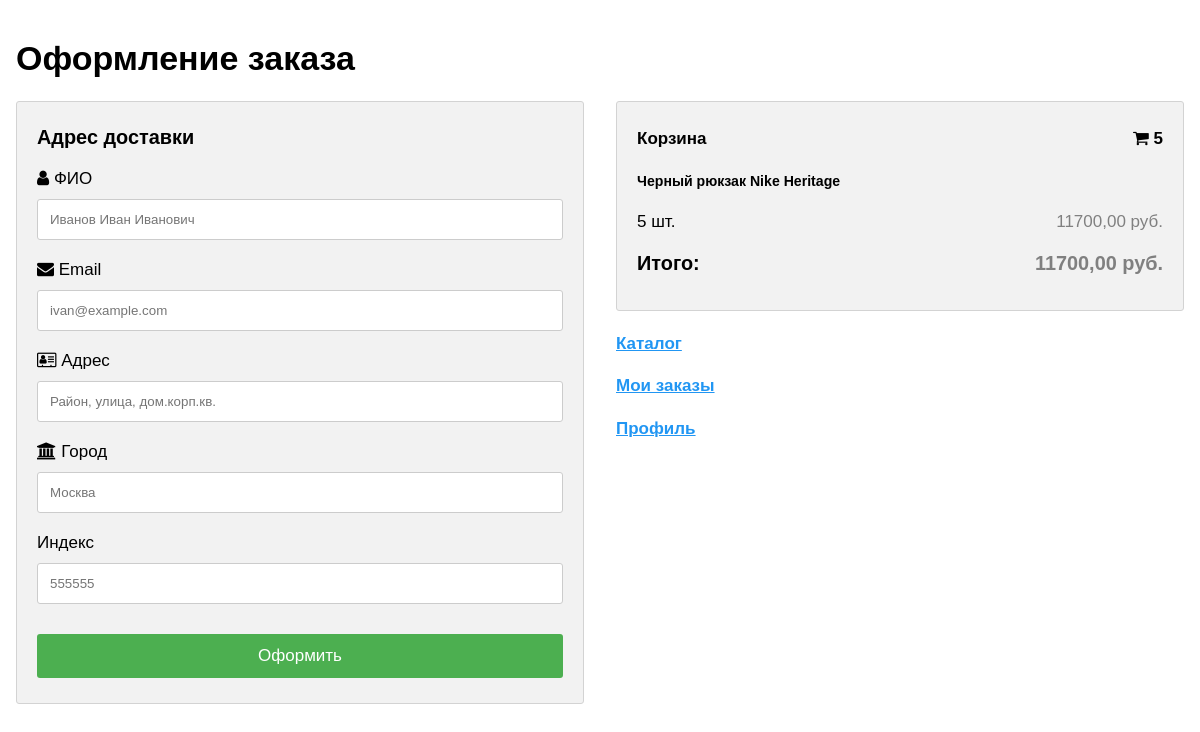
The app's page /users/create_order/ (signed in), older data.
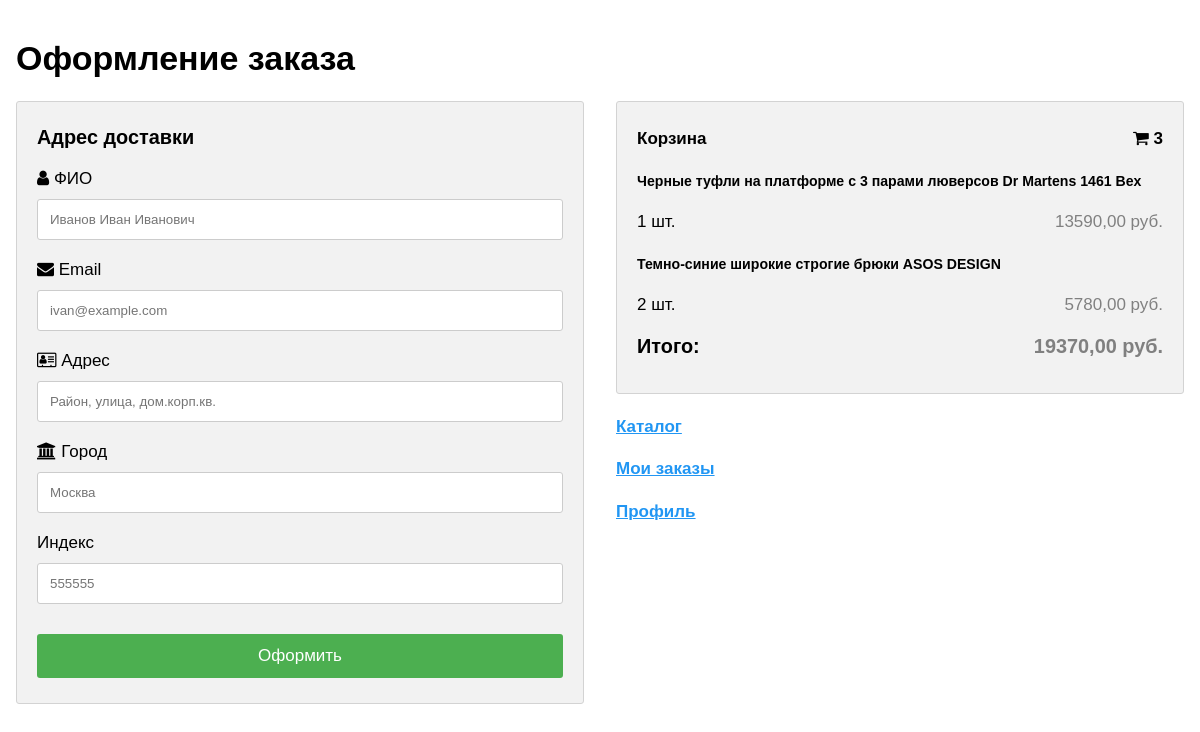
The same page, newer data.
### products/models.py (models this page shows, shortened)
class Basket(models.Model):
    user = models.ForeignKey(User, on_delete=models.CASCADE)
    product = models.ForeignKey(Product, on_delete=models.CASCADE)
    quantity = models.PositiveSmallIntegerField(default=0)
    created_timestamp = models.DateTimeField(auto_now_add=True)
    objects = BasketQuerySet.as_manager() # Добавляем в objects созданный класс-менеджер с новыми методами
    def sum(self): # Возвращает итоговую сумму конкретного продукта в корзине
        return self.product.price * self.quantity

class Product(models.Model):
    name = models.CharField(max_length=256)
    description = models.TextField()
    price = models.DecimalField(max_digits=10, decimal_places=2)
    quantity = models.PositiveIntegerField(default=0)
    image = models.ImageField(upload_to='products_images')
    category = models.ForeignKey(ProductCategory, on_delete=models.CASCADE)
    class Meta:
        verbose_name = 'product'
        verbose_name_plural = 'products'

### products/views.py (the view)
# urls.py: path('create_order/', create_order, name='create_order'),
def create_order(request):
    title = 'Оформление заказа'
    if request.method == 'POST':
        form = CreateOrderForm(data=request.POST)
        if form.is_valid():
            full_name = form.cleaned_data['full_name']
            email = form.cleaned_data['email']
            address = form.cleaned_data['address']
            city = form.cleaned_data['city']
            index = form.cleaned_data['index']
            baskets = Basket.objects.filter(user=request.user)
            basket_sr = BasketSerializer(baskets, many=True)
            from rest_framework.renderers import JSONRenderer
            json_data = JSONRenderer().render(basket_sr.data)
            Orders.objects.create(
                user=request.user,
                full_name=full_name,
                email=email,
                address=address,
                city=city,
                index=index,
                products=json_data,
                total_sum=Basket.objects.filter(user=request.user).total_sum())
            for obj in baskets:
                new_quantity = Product.objects.get(name=obj.product.name).quantity - obj.quantity
                Product.objects.filter(name=obj.product.name).update(quantity=new_quantity)
            Basket.objects.filter(user=request.user).delete()
            messages.success(request, 'Заказ оформлен!')
            return HttpResponseRedirect(request.META['HTTP_REFERER'])
    else:
        form = CreateOrderForm()
    context = {
        'title': title,
        'baskets': Basket.objects.filter(user=request.user),
        'form': form
    }
    return render(request, 'products/create_order.html', context)

### products/forms.py
class CreateOrderForm(forms.Form):
    full_name = forms.CharField(widget=forms.TextInput(attrs={
        'class': 'form-control py-4',
        'placeholder': "Иванов Иван Иванович",
        'minlength': 8,
        'maxlength': 50}))
    email = forms.CharField(widget=forms.TextInput(attrs={
        'class': 'form-control py-4',
        'placeholder': "ivan@example.com"}))
    address = forms.CharField(widget=forms.TextInput(attrs={
        'class': 'form-control py-4',
        'placeholder': "Район, улица, дом.корп.кв.",
        'minlength': 8,
        'maxlength': 256}))
    city = forms.CharField(widget=forms.TextInput(attrs={
        'class': 'form-control py-4',
        'placeholder': "Москва",
        'minlength': 1,
        'maxlength': 30}))
    index = forms.CharField(widget=forms.TextInput(attrs={
        'class': 'form-control py-4',
        'placeholder': '555555'}))

### products/models.py (called while the page is built)
    def total_sum(self): # Возвращает итоговую сумму цен всех продуктов в корзине
        return sum(basket.sum() for basket in self)

    def total_quantity(self): # Возвращает итоговое количество продуктов в корзине
        return sum(basket.quantity for basket in self)

### templates/products/create_order.html (shortened to what this page needs)
<!DOCTYPE html>
<html>
<head>
  <link rel="stylesheet" href="https://cdnjs.cloudflare.com/ajax/libs/font-awesome/4.7.0/css/font-awesome.min.css">
</head>
<body>
<h1>Оформление заказа</h1>
<div class="row">
  <div class="col-50">
    <div class="container">
      <form method="post">
        <div class="row">
          <div class="col-50">
            <h3>Адрес доставки</h3>
            <label for="form.full_name.id_for_label"><i class="fa fa-user"></i> ФИО</label>
            {{ form.full_name }}
            <label for="form.email.id_for_label"><i class="fa fa-envelope"></i> Email</label>
            {{ form.email }}
            <label for="form.address.id_for_label"><i class="fa fa-address-card-o"></i> Адрес</label>
            {{ form.address }}
            <label for="form.city.id_for_label"><i class="fa fa-institution"></i> Город</label>
            {{ form.city }}
            <div class="row">
              <div class="col-50">
                <label for="form.index.id_for_label">Индекс</label>
                {{ form.index }}
              </div>
            </div>
          </div>
        </div>
        <input type="submit" value="Оформить" class="btn">
      </form>
    </div>
  </div>
  <div class="col-50">
    <div class="container">
        <h4>Корзина <span class="price" style="color:black"><i class="fa fa-shopping-cart"></i>
        <b>{{baskets.total_quantity}}</b></span></h4>
        {% for basket in baskets %}
          <h5 class="card-title">{{basket.product.name}}</h5>
          {{basket.quantity}} шт. <span class="price">{{basket.sum}} руб.</span>
        {% endfor %}
        <h3 class="card-title">Итого: <span class="price">{{baskets.total_sum}} руб.</span></h3>
    </div>
    <h4><a href="{% url 'products:index' %}"> Каталог </a></h4>
      <h4><a href="{% url 'users:orders' %}"> Мои заказы </a></h4>
      <h4><a href="{% url 'users:profile' %}"> Профиль </a></h4>
  </div>
</div>
</body>
</html>

Row changes from the older to the newer data that the page shows:
removed Basket: total_quantity "5", product.name "Черный рюкзак Nike Heritage", quantity "5", sum "11700,00", total_sum "11700,00"
added Basket: total_quantity "3", product.name "Черные туфли на платформе с 3 парами люверсов Dr Martens 1461 Bex", quantity "1", sum "13590,00", total_sum "19370,00"
added Basket: product.name "Темно-синие широкие строгие брюки ASOS DESIGN", quantity "2", sum "5780,00"
